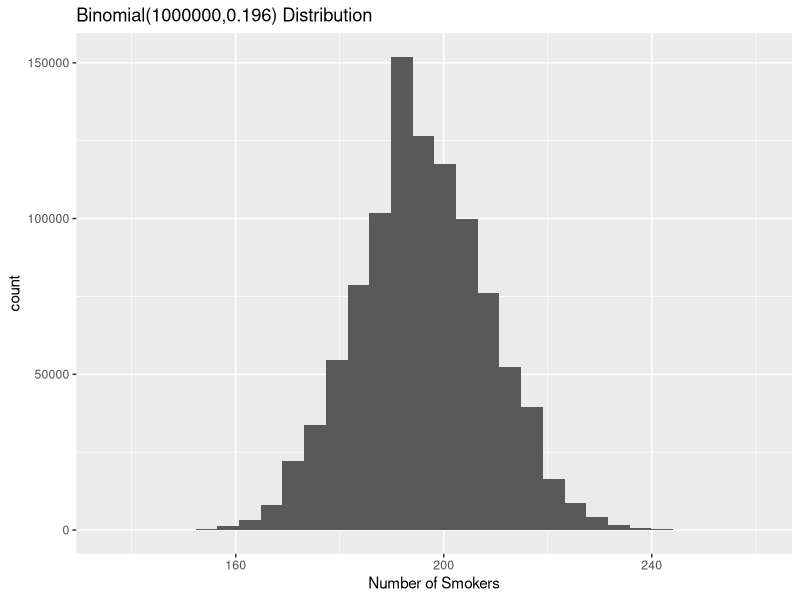

Write R code to recreate this figure. (Note: this script raises an error after producing the figure.)
## ---- chunk 1

## ---- chunk 2
library(tidyverse)

## ---- chunk 3
# If I want to reproduce my random draw exactly, I have to set
# the seed.  Otherwise, I'll get a different random sample every time
set.seed(121372) 
# in R, what we called "n" is called size
# R's "n" is the number of experiments to run
# in this case, that's the # of samples of size 1000 to simulate
rbinom(n=1,size=1000,prob=0.196)
## ---- chunk 4
rbinom(n=10,size=1000,prob=0.196)
## ---- chunk 5
binomdata = data.frame(X = rbinom(1000000, 1000, 0.196))
dim(binomdata)
## ---- chunk 6
ggplot(binomdata, aes(x = X)) + 
  geom_histogram() +
  labs(x = "Number of Smokers",
       title = "Binomial(1000000,0.196) Distribution")
## ---- chunk 7
knitr::include_graphics("embryo.jpg")
